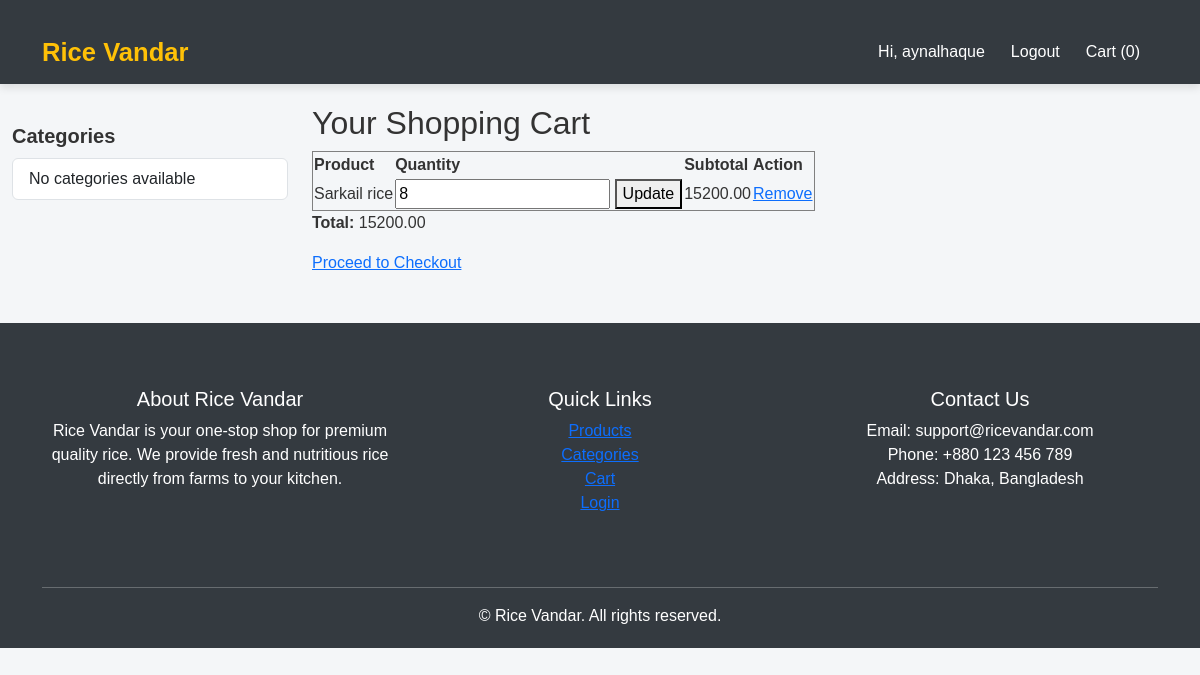
The page /cart/ (signed in) on the database as committed earlier.
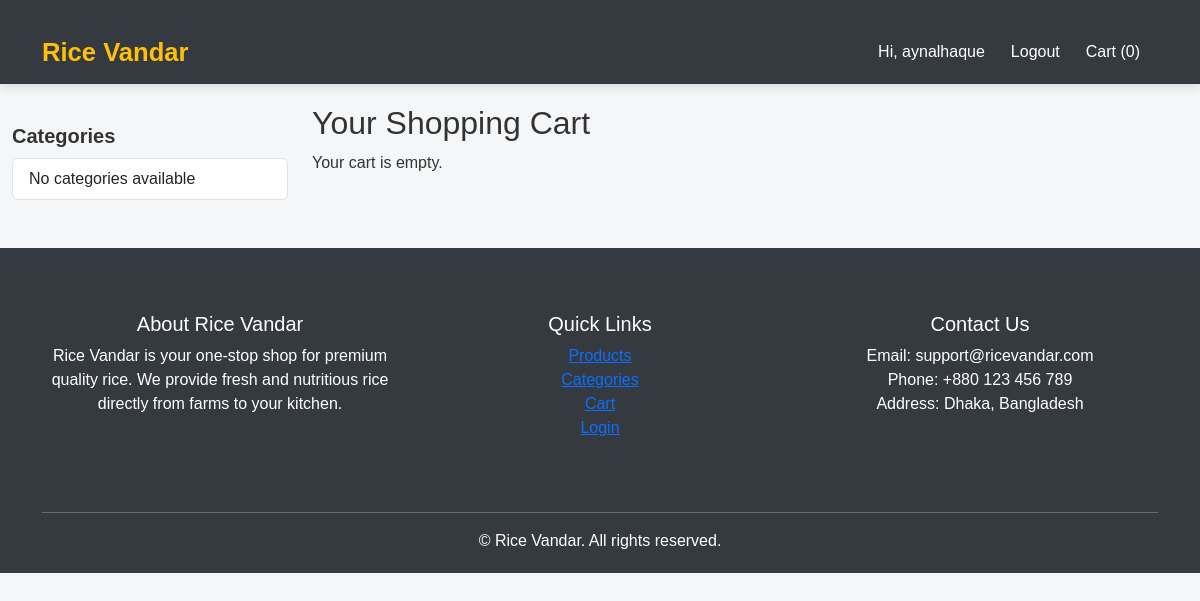
The same page on the database as committed later.
### cart/models.py (models this page shows, shortened)
class CartItem(models.Model):
    cart = models.ForeignKey(Cart, related_name="items", on_delete=models.CASCADE)
    product = models.ForeignKey(Product, on_delete=models.CASCADE)
    quantity = models.PositiveIntegerField(default=1)
    def subtotal(self):
        return self.product.price * self.quantity

class Cart(models.Model):
    user = models.OneToOneField(User, on_delete=models.CASCADE, null=True, blank=True)
    created_at = models.DateTimeField(auto_now_add=True)
    def total_price(self):
        return sum(item.subtotal() for item in self.items.all())

### catalogue/models.py (models this page shows, shortened)
class Product(models.Model):
    name = models.CharField(max_length=200)
    category = models.ForeignKey(RiceCategory, on_delete=models.CASCADE, related_name="products", null=True, blank=True)
    description = models.TextField(blank=True)
    price = models.DecimalField(max_digits=10, decimal_places=2)
    stock = models.PositiveIntegerField(default=0)
    image = models.ImageField(upload_to='products/', blank=True, null=True)
    created_at = models.DateTimeField(auto_now_add=True)
    updated_at = models.DateTimeField(auto_now=True)

### cart/views.py (the view)
# urls.py: path("", views.cart_detail, name="cart_detail"),
@login_required
def cart_detail(request):
    cart = get_user_cart(request.user)
    return render(request, "cart/cart_detail.html", {"cart": cart})

### cart/context_processors.py (called while the page is built)
def cart_item_count(request):
    if request.user.is_authenticated:
        try:
            cart = Cart.objects.get(user=request.user)
            count = cart.items.count()
        except Cart.DoesNotExist:
            count = 0
    else:
        count = 0  # guest user জন্য 0 দেখানো হবে
    return {'cart_count': count}

### cart/views.py (called while the page is built)
def get_user_cart(user):
    cart, created = Cart.objects.get_or_create(user=user)
    return cart

### templates/cart/cart_detail.html (shortened to what this page needs)
{% extends 'base.html' %}
{% load static %}
{% block content %}
<h2>Your Shopping Cart</h2>
{% if cart.items.all %}
<table border="1">
    <tr>
        <th>Product</th>
        <th>Quantity</th>
        <th>Subtotal</th>
        <th>Action</th>
    </tr>
    {% for item in cart.items.all %}
    <tr>
        <td>{{ item.product.name }}</td>
        <td>
            <form method="post" action="{% url 'cart:update_cart' item.id %}">
                <input type="number" name="quantity" value="{{ item.quantity }}" min="1">
                <button type="submit">Update</button>
            </form>
        </td>
        <td>{{ item.subtotal }}</td>
        <td>
            <a href="{% url 'cart:remove_from_cart' item.id %}">Remove</a>
        </td>
    </tr>
    {% endfor %}
</table>
<p><strong>Total: </strong> {{ cart.total_price }}</p>
<a href="{% url 'cart:checkout' %}">Proceed to Checkout</a>
{% else %}
<p>Your cart is empty.</p>
{% endif %}
{% endblock  %}

Rows that differ between the two databases and show on the page:
removed CartItem: product.name "Sarkail rice", quantity "8", subtotal "15200.00"
no longer on this page (row unchanged): Cart: total_price "15200.00"
Other text that changed with them:
text no longer shown: "Product Quantity Subtotal Action Total: Proceed to Checkout"
text now shown: "Your cart is empty."
